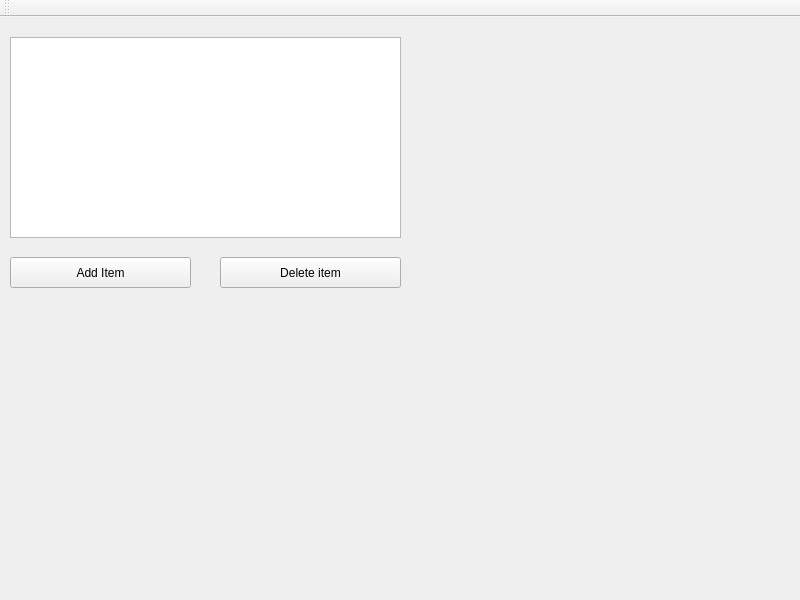
<?xml version="1.0" encoding="UTF-8"?>
<ui version="4.0">
 <class>MainWindow</class>
 <widget class="QMainWindow" name="MainWindow">
  <property name="enabled">
   <bool>true</bool>
  </property>
  <property name="geometry">
   <rect>
    <x>0</x>
    <y>0</y>
    <width>800</width>
    <height>600</height>
   </rect>
  </property>
  <property name="sizePolicy">
   <sizepolicy hsizetype="Fixed" vsizetype="Fixed">
    <horstretch>0</horstretch>
    <verstretch>0</verstretch>
   </sizepolicy>
  </property>
  <property name="minimumSize">
   <size>
    <width>800</width>
    <height>600</height>
   </size>
  </property>
  <property name="maximumSize">
   <size>
    <width>800</width>
    <height>600</height>
   </size>
  </property>
  <property name="windowTitle">
   <string>MainWindow</string>
  </property>
  <widget class="QWidget" name="centralWidget">
   <widget class="QCustomPlot" name="plot" native="true">
    <property name="geometry">
     <rect>
      <x>0</x>
      <y>290</y>
      <width>800</width>
      <height>300</height>
     </rect>
    </property>
    <property name="minimumSize">
     <size>
      <width>800</width>
      <height>300</height>
     </size>
    </property>
    <property name="maximumSize">
     <size>
      <width>250</width>
      <height>300</height>
     </size>
    </property>
   </widget>
   <widget class="QListView" name="harmonicsList">
    <property name="geometry">
     <rect>
      <x>10</x>
      <y>20</y>
      <width>391</width>
      <height>201</height>
     </rect>
    </property>
   </widget>
   <widget class="QPushButton" name="addItemButton">
    <property name="geometry">
     <rect>
      <x>10</x>
      <y>240</y>
      <width>181</width>
      <height>31</height>
     </rect>
    </property>
    <property name="text">
     <string>Add Item</string>
    </property>
   </widget>
   <widget class="QPushButton" name="deleteItemButton">
    <property name="geometry">
     <rect>
      <x>220</x>
      <y>240</y>
      <width>181</width>
      <height>31</height>
     </rect>
    </property>
    <property name="text">
     <string>Delete item</string>
    </property>
   </widget>
  </widget>
  <widget class="QToolBar" name="mainToolBar">
   <attribute name="toolBarArea">
    <enum>TopToolBarArea</enum>
   </attribute>
   <attribute name="toolBarBreak">
    <bool>false</bool>
   </attribute>
  </widget>
 </widget>
 <layoutdefault spacing="6" margin="11"/>
 <customwidgets>
  <customwidget>
   <class>QCustomPlot</class>
   <extends>QWidget</extends>
   <header>lib/qcustomplot.h</header>
   <container>1</container>
  </customwidget>
 </customwidgets>
 <resources/>
 <connections/>
</ui>
